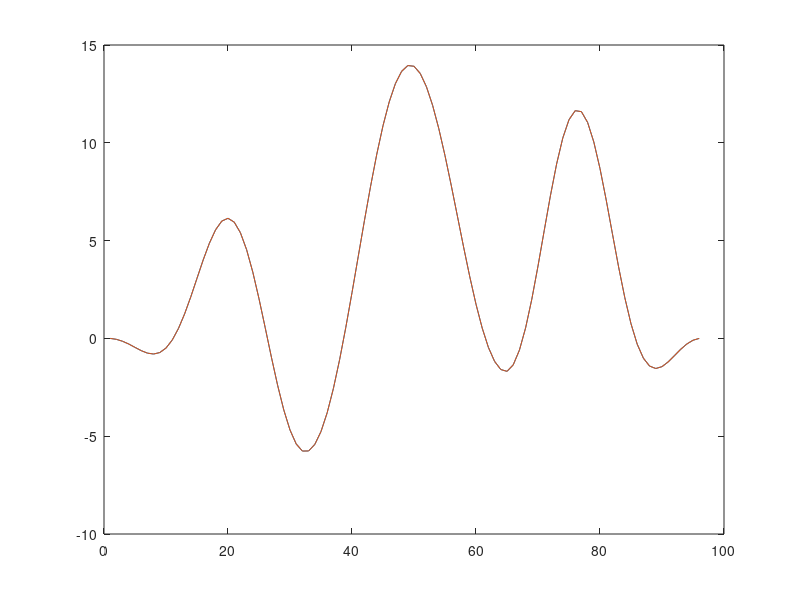

MATLAB code for this plot:
clc;

% h[n]
T = 1;
Ts = 1/8;
beta = 0.3;
n = -16:16;
t = n*Ts;
h = 1./T.*sinc(t./T).*cos(pi.*beta.*t)./(1.-(2.*beta.*t./T).^2);

n = 0:63;
t = n*Ts;
x = sin(2.*pi.*t./32) + cos(2.*pi.*t./4);
y_ = conv(h,x);


x = [x zeros(1,32)];
y = zeros(1,96);
z = zeros(1,32);

% Direct form
for i = 1:96
    y(i) = x(i) * h(1);
    for j = 2:33
        y(i) = y(i) + z(j-1) * h(j);
    end
    
    % update flip-flop
    z_ = z;
    for m = 2:32
        z(m) = z_(m-1);
    end
    z(1) = x(i);
end
plot(y)
hold on
plot(y_)
RMSE = log2(sqrt(mean((y_ - y).^2)))


% % X truncation
% RMSE = zeros(1,20);
% for trn = 20:-1:1
%     x(1,:) = floor(x(1,:)*(2^trn))/(2^trn);
%     for i = 1:96
%         y(i) = x(i) * h(1);
%         for j = 2:33
%             y(i) = y(i) + z(j-1) * h(j);
%         end
% 
%         % update flip-flop
%         z_ = z;
%         for m = 2:32
%             z(m) = z_(m-1);
%         end
%         z(1) = x(i);
%     end
%     RMSE(trn) = log2(sqrt(mean((y_ - y).^2)));
% end
% plot(RMSE);
% % ylim([-20 0]);
% % yticks(-20:2:0);


% % H truncation
% RMSE = zeros(1,20);
% x_t = 12;
% x(1,:) = floor(x(1,:)*(2^x_t))/(2^x_t);
% for trn = 20:-1:1
%     h(1,:) = floor(h(1,:)*(2^trn))/(2^trn);
%     for i = 1:96
%         y(i) = x(i) * h(1);
%         for j = 2:33
%             y(i) = y(i) + z(j-1) * h(j);
%         end
% 
%         % update flip-flop
%         z_ = z;
%         for m = 2:32
%             z(m) = z_(m-1);
%         end
%         z(1) = x(i);
%     end
%     RMSE(trn) = log2(sqrt(mean((y_ - y).^2)));
% end
% plot(RMSE)
% ylim([-12 0])
% yticks(-12:1:0);


% % Multiplication truncation
% RMSE = zeros(1,20);
% x_t = 12;
% h_t = 12;
% x(1,:) = floor(x(1,:)*(2^x_t))/(2^x_t);
% h(1,:) = floor(h(1,:)*(2^h_t))/(2^h_t);
% for trn = 20:-1:1
%     x(1,:) = floor(x(1,:)*(2^trn))/(2^trn);
%     for i = 1:96
%         y(i) = floor( x(i) * h(1) *(2^trn) ) / (2^trn);
%         
%         for j = 2:33
%             y(i) = y(i) + floor( z(j-1) * h(j) * (2^trn) ) / (2^trn);
%         end
% 
%         % update flip-flop
%         z_ = z;
%         for m = 2:32
%             z(m) = z_(m-1);
%         end
%         z(1) = x(i);
%     end
%     RMSE(trn) = log2(sqrt(mean((y_ - y).^2)));
% end
% plot(RMSE)
% ylim([-11 0])
% yticks(-11:1:0);


% % Addition truncation
% RMSE = zeros(1,20);
% x_t = 12;
% h_t = 12;
% m_t = 13;
% x(1,:) = floor(x(1,:)*(2^x_t))/(2^x_t);
% h(1,:) = floor(h(1,:)*(2^h_t))/(2^h_t);
% for trn = 20:-1:1
%     for i = 1:96
%         y(i) = floor( x(i) * h(1) *(2^m_t) ) / (2^m_t);
%         for j = 2:33
%             tmp = y(i) + floor( z(j-1) * h(j) * (2^m_t) ) / (2^m_t);
%             y(i) = floor( tmp * (2^trn) ) / (2^trn);
%         end
% 
%         % update flip-flop
%         z_ = z;
%         for m = 2:32
%             z(m) = z_(m-1);
%         end
%         z(1) = x(i);
%     end
%     RMSE(trn) = log2(sqrt(mean((y_ - y).^2)));
% end


% % After truncation
% x_t = 12;
% h_t = 12;
% m_t = 13;
% a_t = 13;
% x(1,:) = floor(x(1,:)*(2^x_t))/(2^x_t);
% h(1,:) = floor(h(1,:)*(2^h_t))/(2^h_t);
% for i = 1:96
%     y(i) = floor( x(i) * h(1) *(2^m_t) ) / (2^m_t);
%     for j = 2:33
%         tmp = y(i) + floor( z(j-1) * h(j) * (2^m_t) ) / (2^m_t);
%         y(i) = floor( tmp * (2^a_t) ) / (2^a_t);
%     end
% 
%     % update flip-flop
%     z_ = z;
%     for m = 2:32
%         z(m) = z_(m-1);
%     end
%     z(1) = x(i);
% end
% RMSE = log2(sqrt(mean((y_ - y).^2)));
% disp(RMSE);